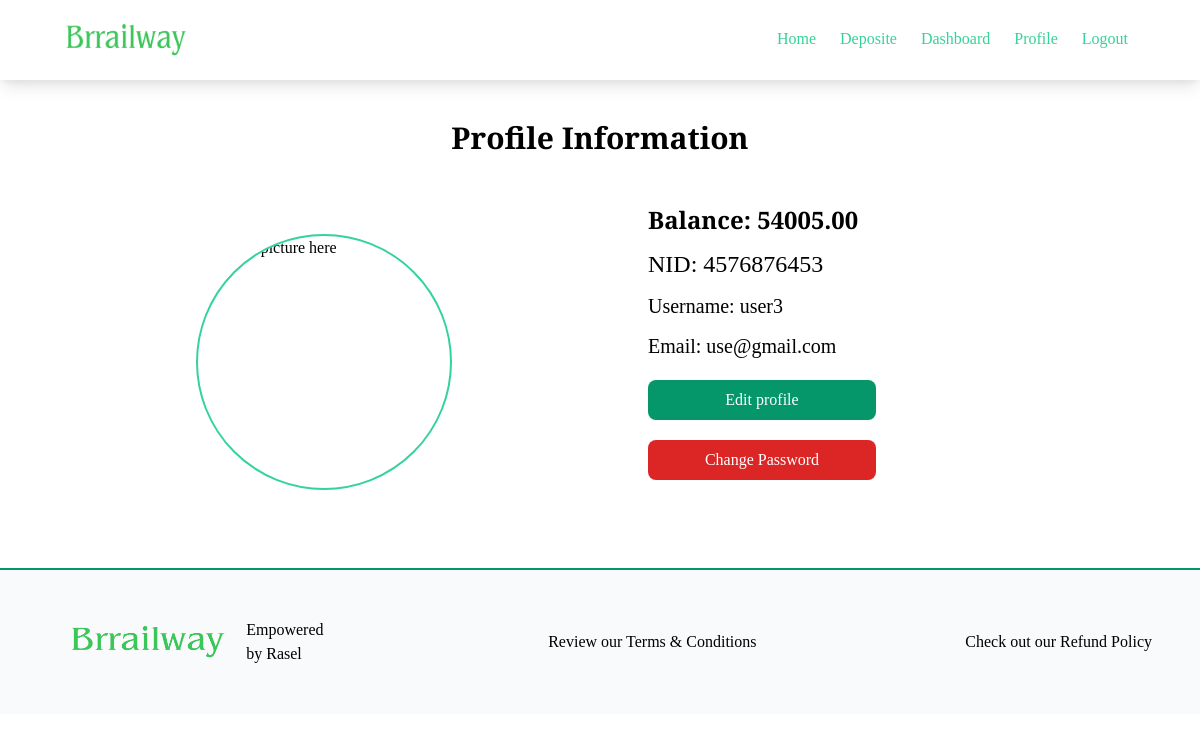
Before: /accounts/info/ (signed in) with the older database file.
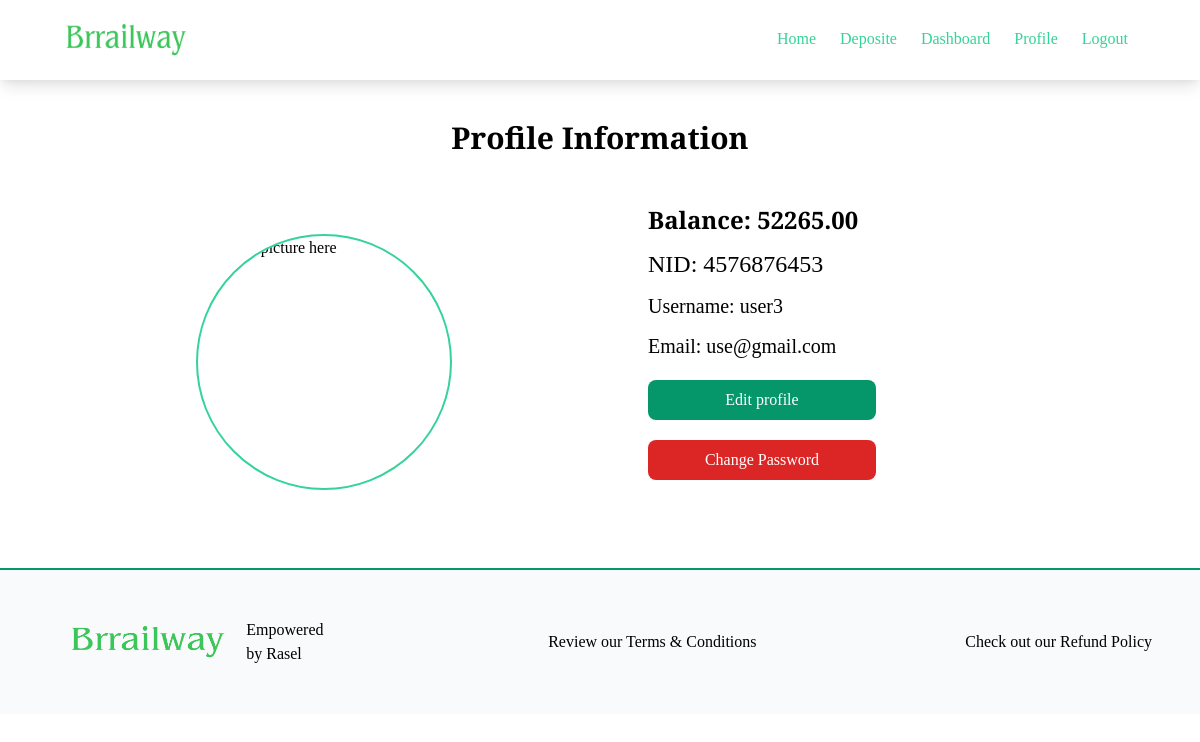
After: the same page with the newer database file.
### account/models.py (models this page shows, shortened)
class UserAccount(models.Model):
    user = models.OneToOneField(User, related_name='account', on_delete=models.CASCADE)
    account_no = models.IntegerField(unique=True)
    balance = models.DecimalField(default=0, max_digits=12, decimal_places = 2)
    nid = models.IntegerField(default=0, unique=True,validators=[MaxValueValidator(999999999999)])

### account/views.py (the view)
# urls.py: path('info/', profileInfo, name='info'),
def profileInfo(req):
    user_acc = UserAccount.objects.filter(user=req.user)
    return render(req, 'account/profileInfo.html', {'user_acc':user_acc})

### account/templates/account/profileInfo.html (shortened to what this page needs)
{% extends "base.html" %}
{% load static %}
{% block content %}
<h1 class="text-3xl text-center font-bold mt-10">Profile Information</h1>
<div class="flex justify-between items-center mx-12">
  <div class="w-1/2">
    <img class=" border-2 border-green-400 rounded-full w-64 h-64 mx-auto" src="" alt="profile picture here">
  </div>
  <div class="w-1/2 p-12 mb-10">
    <p class="text-2xl font-bold">
      Balance: {% for user_bank in user_acc %} {{user_bank.balance}}
      {% endfor %}
    </p>
    <p class="text-2xl font-medium mt-3">NID: {{request.user.account.nid}}</p>
    <p class="text-xl mt-3">Username: {{request.user.username}}</p>
    <p class="text-xl mt-3">Email: {{request.user.email}}</p>
    <div class="mt-5">
      <a href="{% url 'profile' %}"
        ><button class="bg-green-600 w-1/2 py-2 text-white rounded-lg">
          Edit profile
        </button></a
      >
    </div>
    <div class="mt-5">
      <a href="{% url 'pass_change' %}">
        <button class="bg-red-600 w-1/2 py-2 text-white rounded-lg">
          Change Password
        </button>
      </a>
    </div>
  </div>
</div>
{% endblock content %}

Changed rows visible on the page:
changed UserAccount: balance "54005.00" → "52265.00"
